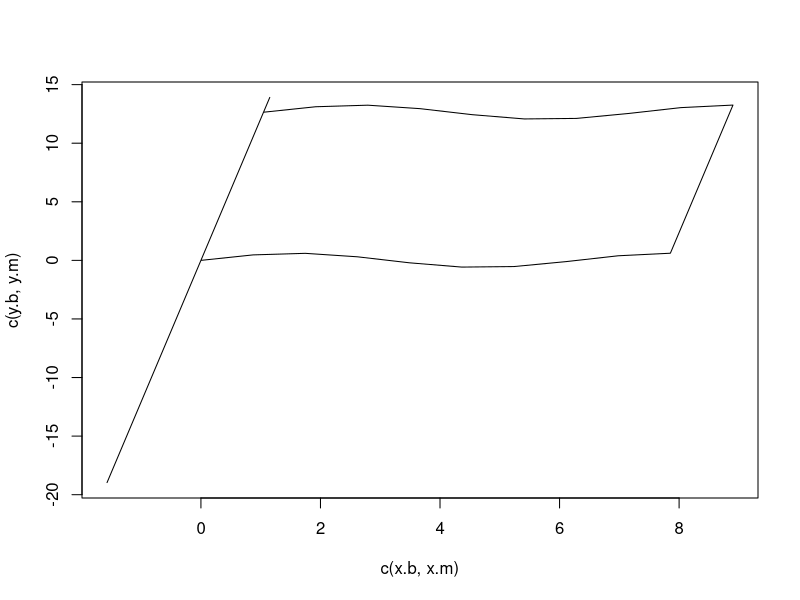

Generate this figure with R:
width<-5*pi/2
height<-width*1.61
n <- 10

x1<-seq(0, width, width/(n-1))
x2<-pi/3+x1[n:1]

y1<-0.61*sin(x1)
y2<-height+y1[n:1]

x.b<-c(x1,x2)
y.b<-c(y1,y2)

x.m<-x1[1]+(x2[n]-x1[1])*c(-1.5,1.1)
y.m<-y1[1]+(y2[n]-y1[1])*c(-1.5,1.1)

lim<-1+(0:3)*(n-1)/3

plot(c(x.b,x.m), c(y.b,y.m), type="l")
